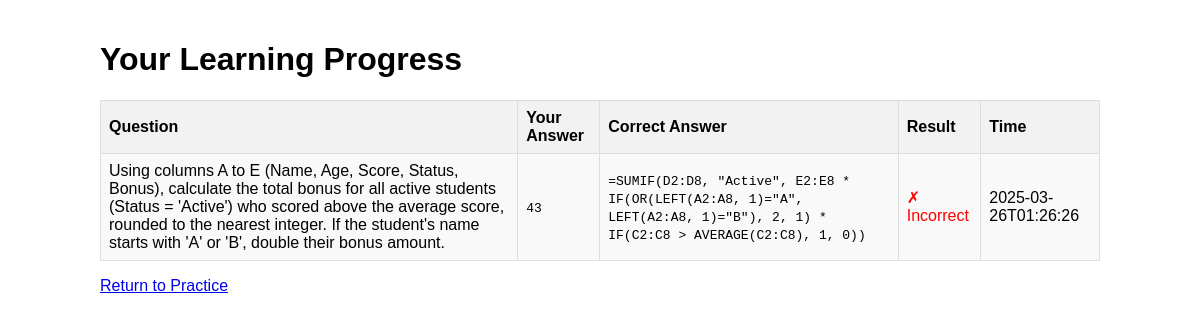
Page /spreadsheet-progress on the committed database.
### tables this page shows
CREATE TABLE quiz_results (
            id INTEGER PRIMARY KEY AUTOINCREMENT,
            question TEXT,
            user_answer TEXT,
            correct_answer TEXT,
            correct_flag INTEGER,
            timestamp TEXT
        );

### app.py (the view)
@app.route('/spreadsheet-progress')
def spreadsheet_progress():
    conn = sqlite3.connect(DATABASE)
    c = conn.cursor()
    c.execute('''SELECT question, user_answer, correct_answer, correct_flag, timestamp
                FROM quiz_results ORDER BY id DESC LIMIT 50''')
    records = c.fetchall()
    conn.close()
    return render_template("progress.html", records=records)

### templates/progress.html (shortened to what this page needs)
<!DOCTYPE html>
<html>
<head>
</head>
<body>
<h1>Your Learning Progress</h1>
<table>
    <tr>
        <th>Question</th>
        <th>Your Answer</th>
        <th>Correct Answer</th>
        <th>Result</th>
        <th>Time</th>
    </tr>
    {% for rec in records %}
    <tr>
        <td>{{ rec[0] }}</td>
        <td><code>{{ rec[1] }}</code></td>
        <td><code>{{ rec[2] }}</code></td>
        <td class="{% if rec[3] == 1 %}correct{% else %}incorrect{% endif %}">
            {% if rec[3] == 1 %}✓ Correct{% else %}✗ Incorrect{% endif %}
        </td>
        <td>{{ rec[4][:19] }}</td>
    </tr>
    {% endfor %}
</table>
<p><a href="{{ url_for('spreadsheet_test') }}">Return to Practice</a></p>
</body>
</html>

### templates/progress.html (style rules this page uses)
body { font-family: Arial, sans-serif; max-width: 1000px; margin: 0 auto; padding: 20px; }
table { border-collapse: collapse; width: 100%; }
th, td { border: 1px solid #ddd; padding: 8px; text-align: left; }
th { background-color: #f2f2f2; }
tr:nth-child(even) { background-color: #f9f9f9; }
.incorrect { color: red; }

### rows in the picture
quiz_results: question "Using columns A to E (Name, Age, Score, Status, Bonus), calculate the total bonus for all active students (Status = 'Active') who scored above the average score, rounded to the nearest integer. If the student's name starts with 'A' or 'B', double their bonus amount.", user_answer "43", correct_answer "=SUMIF(D2:D8, \"Active\", E2:E8 * IF(OR(LEFT(A2:A8, 1)=\"A\", LEFT(A2:A8, 1)=\"B\"), 2, 1) * IF(C2:C8 > AVERAGE(C2:C8), 1, 0))", correct_flag "✗ Incorrect", timestamp "2025-03-26T01:26:26"
